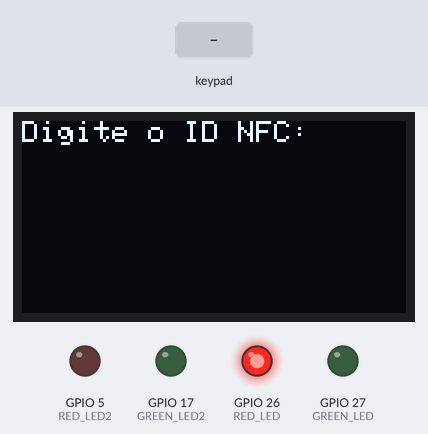
The sketch below on a simulated ESP32. On the bench: 128×64 one-colour display, output pins drawn as LEDs (lit = HIGH). The test bench sets the inputs (shaded band). WiFi joins after 1.5 s; servers stay silent unless stated; the display library's start-up logo is not drawn; uploads are accepted with an empty reply; what the sketch prints to the serial monitor is not drawn.

Above: at 7.3 s.
7.4 s: keypad keys 8 5 4 5 A B C D # pressed 0.4 s apart
At 11.6 s:
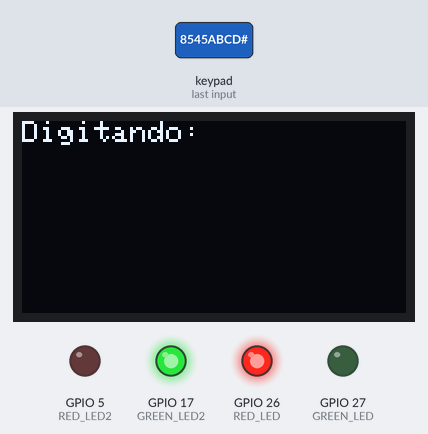
12.5 s: keypad keys A A B 3 4 2 1 1 # pressed 0.4 s apart
At 15.8 s:
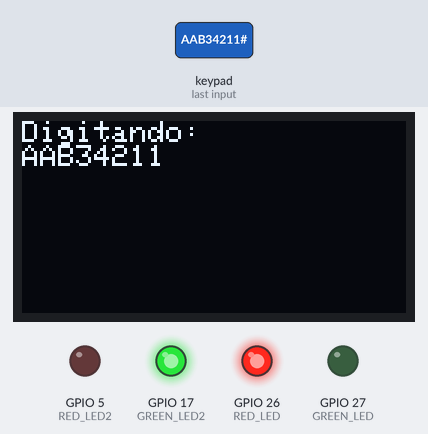
17.6 s: key 'B' pressed
At 18.8 s:
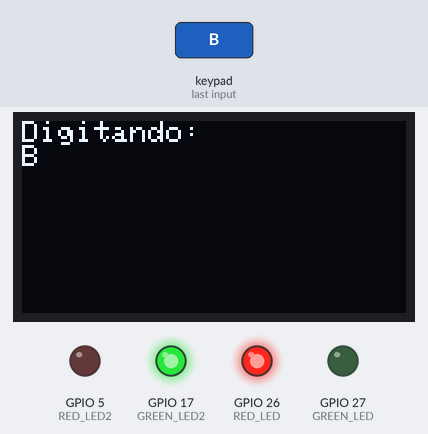
19.1 s: key '#' pressed
At 19.8 s:
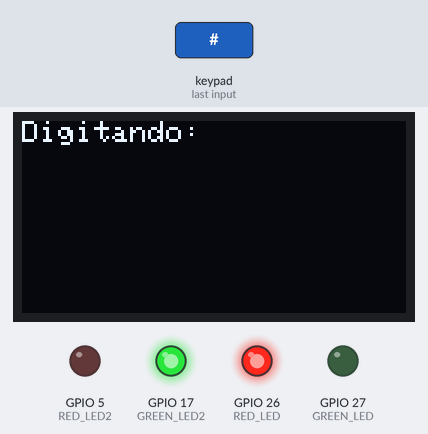
20.6 s: keypad keys 1 2 3 4 5 6 7 8 D pressed 0.4 s apart
At 25.0 s:
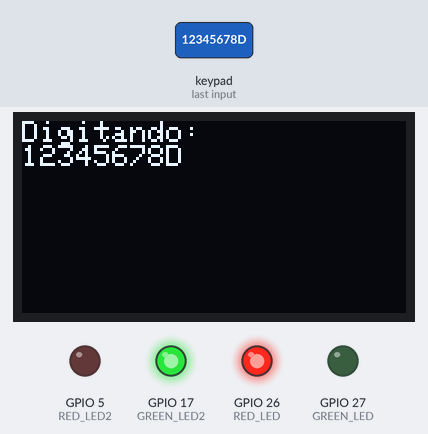
25.7 s: keypad keys 8 5 4 5 A B C D * pressed 0.4 s apart
At 29.9 s:
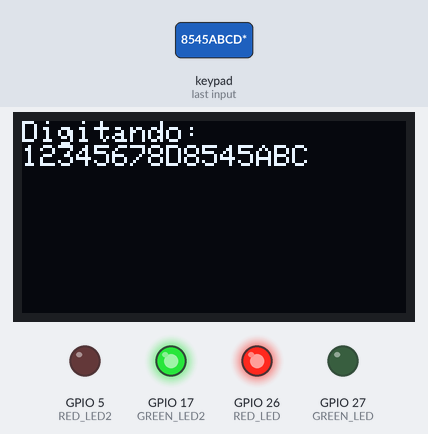
Timing chart, 0 to 31.4 s (numbered marks = the images above; inputs shaded):
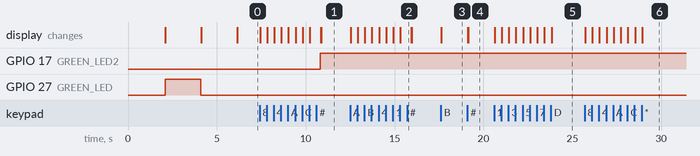

The sketch:

sketch.ino
```cpp
#include <Wire.h>
#include <WiFiClient.h>
#include <ArduinoJson.h>
#include <HTTPClient.h>
#include <Adafruit_GFX.h>
#include <Adafruit_SSD1306.h>
#include <Keypad.h>
#include "sendData.h"

#define SCREEN_WIDTH 128
#define SCREEN_HEIGHT 64
#define OLED_RESET -1
Adafruit_SSD1306 display(SCREEN_WIDTH, SCREEN_HEIGHT, &Wire, OLED_RESET);

#define WIFI_SSID "Wokwi-GUEST"
#define WIFI_PASSWORD ""
#define WIFI_CHANNEL 6
#define WIFI_TIMEOUT 30000

// LEDs de Conexão
#define RED_LED 26     // LED Vermelho (Esquerda) - Conexão WiFi
#define GREEN_LED 27   // LED Verde (Esquerda) - Conexão WiFi

// LEDs de Status de Requisição
#define RED_LED2 5     // LED Vermelho (Direita) - Erro na Requisição
#define GREEN_LED2 17  // LED Verde (Direita) - Sucesso na Requisição

// Configuração do Keypad
const byte ROWS = 4;
const byte COLS = 4;
char keys[ROWS][COLS] = {
  {'1', '2', '3', 'A'},
  {'4', '5', '6', 'B'},
  {'7', '8', '9', 'C'},
  {'*', '0', '#', 'D'}
};
byte rowPins[ROWS] = {13, 12, 14, 23}; // Linhas R1-R4
byte colPins[COLS] = {22, 21, 16, 15}; // Colunas C1-C4
Keypad keypad = Keypad(makeKeymap(keys), rowPins, colPins, ROWS, COLS);

String inputCode = "";
String lastChar = ""; // Armazena o último caractere pressionado para remoção

void signalLED(int ledId) {
  digitalWrite(ledId, HIGH);
  delay(1500);
  digitalWrite(ledId, LOW);
}

void connectToWiFi() {
  WiFi.mode(WIFI_STA);
  WiFi.begin(WIFI_SSID, WIFI_PASSWORD);
  Serial.print("Connecting to WiFi ");
  Serial.print(WIFI_SSID);

  display.clearDisplay();
  display.setCursor(0, 0);
  display.setTextSize(1);
  display.setTextColor(SSD1306_WHITE);
  display.println("Connecting to WiFi...");
  display.display();

  while (WiFi.status() != WL_CONNECTED) {
    Serial.print('.');
    digitalWrite(RED_LED, LOW);
    digitalWrite(GREEN_LED, HIGH);
    delay(1000);
    digitalWrite(GREEN_LED, LOW);
  }
  Serial.print("\nConnected! IP address: ");
  Serial.println(WiFi.localIP());

  digitalWrite(RED_LED, HIGH);
  digitalWrite(GREEN_LED, LOW);

  display.clearDisplay();
  display.setCursor(0, 0);
  display.setTextSize(1);
  display.setTextColor(SSD1306_WHITE);
  display.println("Connected to WiFi");
  display.println("IP:");
  display.println(WiFi.localIP());
  display.display();
  delay(2000);
}

void setup() {
  Serial.begin(115200);
  pinMode(GREEN_LED, OUTPUT);
  pinMode(RED_LED, OUTPUT);
  pinMode(GREEN_LED2, OUTPUT);
  pinMode(RED_LED2, OUTPUT);

  Wire.begin(22, 21);
  if (!display.begin(SSD1306_SWITCHCAPVCC, 0x3C)) {
    Serial.println(F("OLED display failed to start"));
    while (true);
  }
  display.display();
  delay(2000);
  display.clearDisplay();

  connectToWiFi();
  Serial.println("\nDigite um ID NFC (simulado) e pressione Enter:");

  display.clearDisplay();
  display.setCursor(0, 0);
  display.setTextSize(1);
  display.setTextColor(SSD1306_WHITE);
  display.println("Digite o ID NFC:");
  display.display();
}

void loop() {
  // Leitura via Keypad
  char key = keypad.getKey();
  if (key) {
    if (key == '#') {  // Se pressionado '#', envia dados e limpa a entrada
      if (!inputCode.isEmpty()) {
        Serial.println("sending...");
        sendTagoIoData(inputCode, display, GREEN_LED2, RED_LED2);
        inputCode = ""; // Limpa a entrada após enviar
        lastChar = "";  // Limpa o último caractere
      }
    } else if (key == '*') {  // Se pressionado '', remove o último caractere
      if (!inputCode.isEmpty()) {
        Serial.print(lastChar);
        Serial.println(" removed");
        inputCode.remove(inputCode.length() - 1);  // Remove o último caractere
        lastChar = inputCode.length() > 0 ? inputCode.substring(inputCode.length() - 1) : ""; // Atualiza o último caractere
      }
    } else {
      lastChar = String(key);  // Armazena o último caractere pressionado
      inputCode += key;  // Adiciona o caractere à entrada
    }

    // Atualiza OLED a cada tecla pressionada
    display.clearDisplay();
    display.setCursor(0, 0);
    display.setTextSize(1);
    display.setTextColor(SSD1306_WHITE);
    display.println("Digitando:");
    display.println(inputCode);
    display.display();

    Serial.print(key);
    Serial.println(" pressed");
  }
}
```

sendData.h
```cpp
#ifndef SEND_DATA_H
#define SEND_DATA_H

#include <ArduinoJson.h>
#include <WiFi.h>
#include <HTTPClient.h>
#include <Adafruit_SSD1306.h>
#include <map>
#include <set>
#include <unordered_map>

String base_url = "https://api.tago.io/data";
String TAGOIO_DEVICE_TOKEN = "2a91041c-8746-45c8-bd3a-b912cc8c9b54";  // Use seu token

std::map<String, String> studentData = {
    {"8545ABCD", "Antônio Lucas"},
    {"12345678", "Matheus Rabelo"},
    {"AAB34211", "Robert Michael"},
    {"ABCDABCD", "José Eric"}
};

std::set<String> sentIDs;  // Guarda IDs já enviados

void sendTagoIoData(String student_id, Adafruit_SSD1306 &display, int GREEN_LED2, int RED_LED2) {
  if (WiFi.status() == WL_CONNECTED) {
    HTTPClient http;
    http.begin(base_url);
    http.addHeader("Content-Type", "application/json");
    http.addHeader("Device-Token", TAGOIO_DEVICE_TOKEN);

    DynamicJsonDocument doc(512);
    JsonArray data = doc.to<JsonArray>();

    if (studentData.find(student_id) != studentData.end()) {
      String student_name = studentData[student_id];
      String status = (sentIDs.find(student_id) != sentIDs.end()) ? "out" : "in";

      if (status == "out") {
        sentIDs.erase(student_id);
      } else {
        sentIDs.insert(student_id);
      }

      JsonObject obj1 = data.createNestedObject();
      obj1["variable"] = "student_id";
      obj1["value"] = student_id;

      JsonObject obj2 = data.createNestedObject();
      obj2["variable"] = "name";
      obj2["value"] = student_name;

      JsonObject obj3 = data.createNestedObject();
      obj3["variable"] = "status";
      obj3["value"] = status;

    } else {
      Serial.println("ID não cadastrado!");
      display.clearDisplay();
      display.setCursor(0, 0);
      display.setTextSize(1);
      display.setTextColor(SSD1306_WHITE);
      display.println("ID não cadastrado!");
      display.display();
      return;
    }

    String payload;
    serializeJson(data, payload);
    Serial.println("Enviando JSON: " + payload);

    int responseCode = http.POST(payload);
    Serial.print("HTTP Response Code: ");
    Serial.println(responseCode);

    String response;
    if (responseCode > 0) {
      response = http.getString();
      Serial.println("Resposta do Servidor: " + response);
    }

    http.end();

    // Lógica de exibição
    if (responseCode == 200 || responseCode == 202) {
      digitalWrite(GREEN_LED2, HIGH);
      digitalWrite(RED_LED2, LOW);
      display.clearDisplay();
      display.setCursor(0, 0);
      display.setTextSize(1);
      display.setTextColor(SSD1306_WHITE);
      display.println("ID Enviado com Sucesso!");
      display.display();
    } else {
      digitalWrite(RED_LED2, HIGH);
      digitalWrite(GREEN_LED2, LOW);
      display.clearDisplay();
      display.setCursor(0, 0);
      display.setTextSize(1);
      display.setTextColor(SSD1306_WHITE);
      display.println("Erro ao Enviar!");
      display.display();
    }
  } else {
    Serial.println("Not connected to WiFi");
  }
}


#endif
```

Measured:
- after the input at 7.4 s, GPIO 17 (GREEN_LED2): LOW → HIGH after 3.4 s; the display: first changes at once (image 1 shows a later state)
- after the input at 12.5 s, the display: first changes at once (image 2 shows a later state)
- after the input at 17.6 s, the display: changes at once (image 3)
- after the input at 19.1 s, the display: first changes at once (image 4 shows a later state)
- after the input at 20.6 s, the display: first changes at once (image 5 shows a later state)
- after the input at 25.7 s, the display: first changes at once (image 6 shows a later state)
